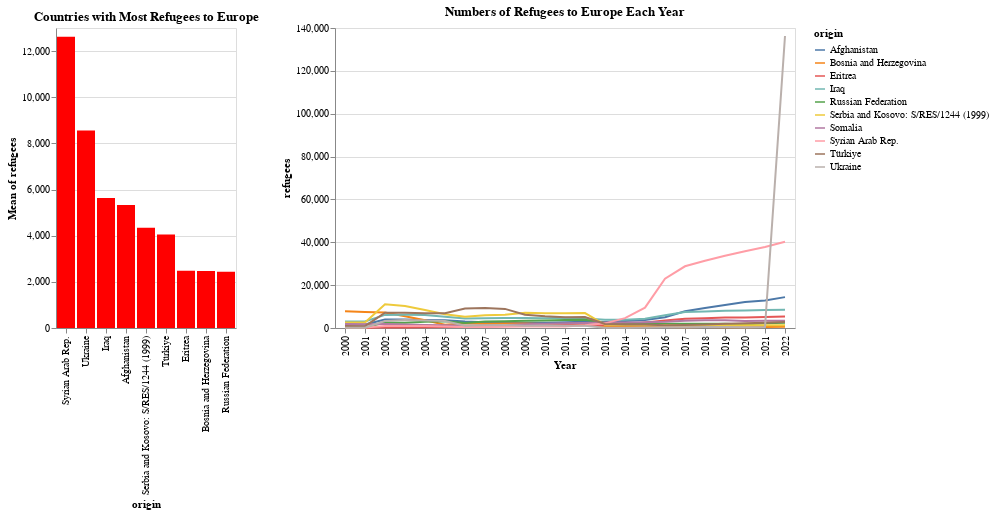

This figure's notebook cell:
### Code cell
selection = alt.selection_single(fields=["origin"], name="random")
color = alt.condition(selection, alt.value("red"), alt.value("lightgrey"))

bar1 = (alt.Chart(df_europe_ori_mean)
        .mark_bar()
        .encode(x=alt.X("origin:N", sort=alt.EncodingSortField(field="refugees", op="mean", order="descending")),
                y=alt.Y("mean(refugees):Q"),
                color=color
        )
).transform_window(
    rank='rank(refugees)',
    sort=[alt.SortField("refugees", order="descending")]
).transform_filter(
    (alt.datum.rank < 10)
).add_selection(selection)
bar1.title = "Countries with Most Refugees to Europe"


color1 = alt.condition(selection, alt.Color("origin:N"), alt.value("lightgrey"))
line1 = (alt.Chart(df_europe_ori_year)
        .mark_line().encode(
                x=alt.X('Year:O'),
                y=alt.Y("refugees:Q"),
                color=color1
        )
# ).transform_aggregate(
#     means='mean(refugees_copy)',
#     groupby=['origin_iso']
# ).transform_window(
#     rank='rank(means)',
#     sort=[alt.SortField("means", order="descending")]
# ).transform_filter(
#      (alt.datum.rank < 20)
).add_selection(selection)
line1.title = "Numbers of Refugees to Europe Each Year"

alt.hconcat(bar1, line1)

### Figure 1 — Vega-Lite specification as saved in the notebook (floating-point values rounded to 4 significant figures; data arrays with more than 128 entries replaced by an {"elided": "..."} marker saying what was removed)
{"config": {"view": {"continuousWidth": 400, "continuousHeight": 300}}, "hconcat": [{"data": {"name": "data-6f1520816fff01a890ac0b2abc550023"}, "mark": "bar", "encoding": {"color": {"condition": {"value": "red", "selection": "random"}, "value": "lightgrey"}, "x": {"type": "nominal", "field": "origin", "sort": {"field": "refugees", "op": "mean", "order": "descending"}}, "y": {"type": "quantitative", "aggregate": "mean", "field": "refugees"}}, "selection": {"random": {"type": "single", "fields": ["origin"]}}, "title": "Countries with Most Refugees to Europe", "transform": [{"window": [{"op": "rank", "field": "refugees", "as": "rank"}], "sort": [{"field": "refugees", "order": "descending"}]}, {"filter": "(datum.rank < 10)"}]}, {"data": {"name": "data-a2c0529821aad0e407b8b7b3386179e6"}, "mark": "line", "encoding": {"color": {"condition": {"type": "nominal", "field": "origin", "selection": "random"}, "value": "lightgrey"}, "x": {"type": "ordinal", "field": "Year"}, "y": {"type": "quantitative", "field": "refugees"}}, "selection": {"random": {"type": "single", "fields": ["origin"]}}, "title": "Numbers of Refugees to Europe Each Year"}], "$schema": "https://vega.github.io/schema/vega-lite/v4.8.1.json", "datasets": {"data-6f1520816fff01a890ac0b2abc550023": {"elided": "193 records"}, "data-a2c0529821aad0e407b8b7b3386179e6": {"elided": "230 records"}}}
